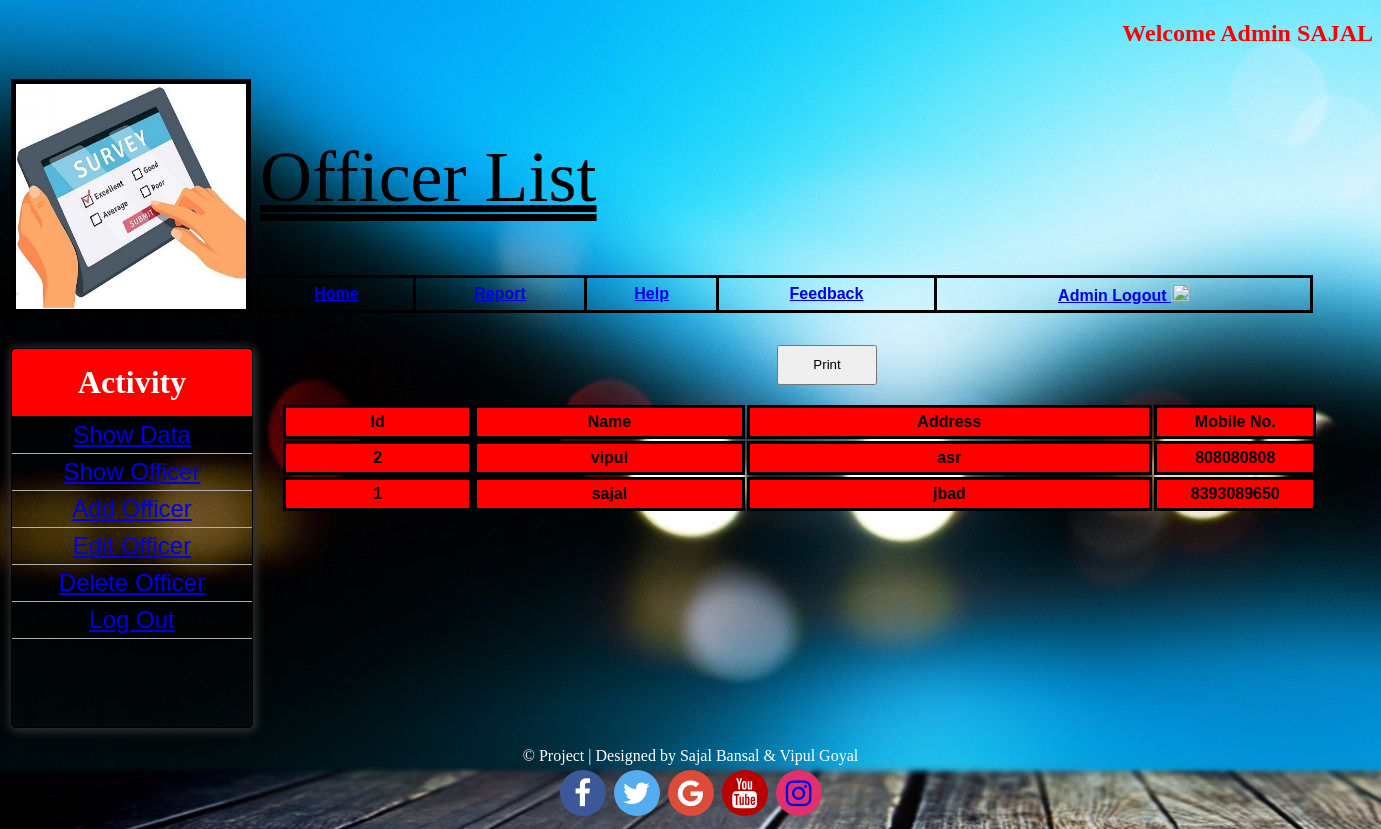
The page /adminreport.php (signed in) on the database its author committed.
### tables this page shows
CREATE TABLE IF NOT EXISTS `addofficer` (
  `off_id` varchar(500) NOT NULL,
  `off_name` varchar(15) NOT NULL,
  `off_address` varchar(100) NOT NULL,
  `off_mobno` bigint(10) NOT NULL,
  `off_pass` text NOT NULL,
  PRIMARY KEY (`off_id`),
  UNIQUE KEY `off_mobno` (`off_mobno`)
);

### adminreport.php (the view, shortened to what this page needs)
<?php
include('config.php');
$adminname = $_SESSION['user_name'];
$query = "Select * from admin_login where username = '$adminname'";
$data = mysqli_query($conn, $query);
$result = mysqli_fetch_assoc($data);
?>
<!DOCTYPE html PUBLIC "-//W3C//DTD XHTML 1.0 Transitional//EN" "http://www.w3.org/TR/xhtml1/DTD/xhtml1-transitional.dtd">
<html xmlns="http://www.w3.org/1999/xhtml">
<head>
<link href="https://stackpath.bootstrapcdn.com/font-awesome/4.7.0/css/font-awesome.min.css" rel="stylesheet">
<link rel="stylesheet" type="text/css" href="mystyle.css">
</head>
<body>
<h2 align="right" style="color:red"><?php echo 'Welcome Admin '.strtoupper($result['username']);?></h2>
<table width="100%" height="30%" >
  <tr>
    <td width="20%" height="254"><a href="home.php"><img src="survey1.jpg" border="1px" height="225" width="230"> </a></td>
    <td width="*">
    <table width="1113">
      <tr>
        <td height="189" colspan="6"><marquee behavior="alternate" direction="right"><u>Officer List</u></marquee></td>
        </tr>
      </table>
        <table class="a" width="1056" rules="groups" >
      <tr>
        <th width="148"> <a href="home.php">Home</a></th>
        <th width="164"> <a href="report.php">Report</a></th>
        <th width="123"> <a href="help.php">Help</th>
        <th width="212"> <a href="feedback.php">Feedback</th>
        <th width="379"> <a href="adminlogout.php">Admin Logout <img src="icons8-shutdown-48.png" width="18" height="18" /></a></th>
        </tr>
    </table>
  </tr>
</table>
<br>
<center>
<font color="white">
<table width="20%" border="0" align="left">
  <tr>
    <td width="21%">
    <div class="content">
	<h1 class="header" align="center"> Activity </h1>
	<div class="z">
    <div class="y"><a href="adminfull.php">Show Data</a></div>
	<div class="y"><a href="adminreport.php">Show Officer</a></div>
	<div class="y"><a href="adminadd.php">Add Officer</a></div>
	<div class="y"><a href="adminedit.php">Edit Officer</a></div>
	<div class="y"><a href="admindelete.php">Delete Officer</a></div>
    <div class="y"><a href="adminlogout.php">Log Out</a></div>
    </div>
    </td>
    <td width="79%">&nbsp;</td>
  </tr>
</table>
 <?php
 		$query = "SELECT * FROM addofficer";
		$data = mysqli_query($conn, $query);
		$total = mysqli_num_rows($data);
?>
 <center>
    <table width="76%" border="0" style="margin-left:250px; ">
	<tr class="th1"  style="margin-top:-380px;">
    <th width="14%">Id</th>
    <th width="20%">Name</th>
    <th width="30%">Address</th>
    <th width="12%">Mobile No.</th>
    </tr>
 <?php
	if($total!=0)
			{
		while($result = mysqli_fetch_assoc($data))
		{
			echo "<tr class=th1>
				<th width=14%>".$result['off_id']."</th>
				<th width=20%>".$result['off_name']."</th>
				<th width=30%>".$result['off_address']."</th>
				<th width=12%>".$result['off_mobno']."</td>
				</tr>";
		}
	  	?>
		<button onclick="myFunction()" style="height:40px; width:100px;">Print</button><br /><br />
	<?php
	}
	else
	{
		echo "<p> <font color=green size='6pt'><b> <center> No Record Found </b></font></p>";
	}
	?></table>
<br/><br /><br /><br /><br /><br /><br /><br /><br /><br /><br /><br /><br /><center>
&copy; Project | Designed by Sajal Bansal & Vipul Goyal
<br>
<a href="#" class="fa fa-facebook"></a>
<a href="#" class="fa fa-twitter"></a>
<a href="#" class="fa fa-google"></a>
<a href="#" class="fa fa-youtube"></a>
<a href="#" class="fa fa-instagram"></a>
</center>
      </font>
</body>
  </html>

### mystyle.css (style rules this page uses)
body { background-image:url(bac.jpg) }
.fa { padding: 8px; font-size: 30px; width: 30px; text-align: center; text-decoration: none; margin: 5px 2px; border-radius: 50%; }
.fa-facebook { background: #3B5998; color: white; }
.fa-twitter { background: #55ACEE; color: white; }
.fa-google { background: #dd4b39; color: white; }
.fa-youtube { background: #bb0000; color: white; }
.fa-instagram { background: #E1306C; color:(64,93,230); }

### adminreport.php (style rules this page uses)
.z { height:310px; }
.y { color:blue; text-align:center; padding:4px; border-bottom:1px solid #afafaf; font-family:Arial, Helvetica, sans-serif; font-size:24px; }
.header { margin:0px; background:red; border-bottom:1px solid #000; padding:15px 0px; }
.content { width:240px; border:1px solid #000; box-shadow:1px 1px 10px 2px #333; border-radius:5px; overflow:hidden; }
table.a { border-style:solid; }
u { font-size:72px; text-decoration-line:underline; text-decoration-style:double; }
img { border-color:#000; border-width:5px; }
th { font-family: "Trebuchet MS", Arial, Verdana; font-size: 16px; padding: 5px; border-style: solid; border-color: #000; color:#000; }
.th1 { font-family: "Trebuchet MS", Arial, Verdana; font-size: 16px; padding: 0px; background-color:red; border-style: solid; border-color: #000; }

### rows shown on the page
addofficer: off_id "2", off_name "vipul", off_address "asr", off_mobno "808080808"
addofficer: off_id "1", off_name "sajal", off_address "jbad", off_mobno "8393089650"

### other values the page prints
$result['username'] "SAJAL"
